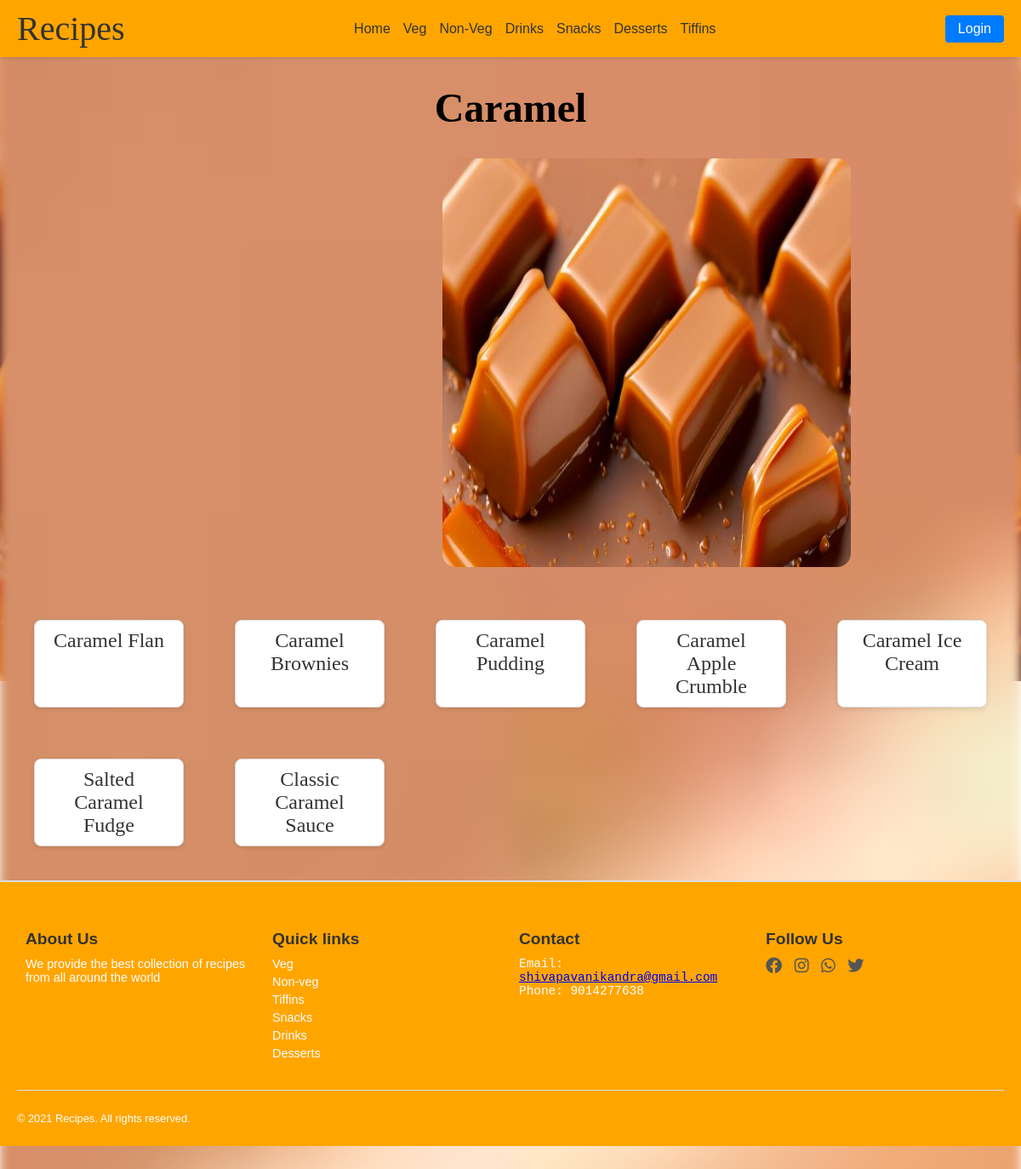
The app's page /dessert/Caramel/ with its own data.
### desserts/models.py (models this page shows, shortened)
class caramel(models.Model):
    name=models.CharField(max_length=100)
    image=models.ImageField(upload_to='images/')
    ingredients=models.TextField()
    recipe=models.TextField()
    video=models.URLField(null=True,blank=True)

### desserts/views.py (the view)
# urls.py: path('Caramel/',views.Caramel,name='Caramel'),
def Caramel(request):
    caramels = caramel.objects.all()
    return render(request,'desserts/caramel.html',{'caramels':caramels})

### template/desserts/caramel.html (shortened to what this page needs)
<!DOCTYPE html>
<html lang="en">
<head>
    <link href="https://cdnjs.cloudflare.com/ajax/libs/font-awesome/6.0.0-beta3/css/all.min.css" rel="stylesheet">
<body>
    <nav>
        <div class="logo">Recipes</div>
        <div class="nav-links">
            <a href="{% url 'ourrecipe1:home' %}">Home</a>
            <div class="has-dropdown">
                <a href="{% url 'ourrecipe1:veg' %}">Veg</a>
            </div>
            <div class="has-dropdown">
                <a href="{% url 'ourrecipe1:nonveg' %}">Non-Veg</a>
            </div>
            <div class="has-dropdown">
                <a href="{% url 'ourrecipe1:drinks' %}">Drinks</a>
            </div>
            <div class="has-dropdown">
                <a href="{% url 'ourrecipe1:snacks' %}">Snacks</a>
            </div>
            <div class="has-dropdown">
                <a href="{% url 'ourrecipe1:dessert' %}">Desserts</a>
            </div>
            <div class="has-dropdown">
                <a href="{% url 'ourrecipe1:tiffins' %}">Tiffins</a>
            </div>
        </div>
        <div class="search-login">
            <button class="login-btn">Login</button>
        </div>
    </nav>
    <h1 id="head">Caramel</h1>
    <div><img src="../../static/images/caramel.jpg" alt="" id="img1"></div><br>
    <div class="fastfood-container">{% for i in caramels %}
    <a href="{% url 'desserts:showcaramel' i.id %}" class="fastfood-item">{{i.name}}</a>
    {% endfor %}</div>
    <footer>
        <div class="footer-section">
        <h4>About Us</h4>
        <p>We provide the best collection of recipes from all
            around the world</p>
        </div>
        <div class="footer-section">
        <ul>
            <h4>Quick links</h4>
            <a href="{% url 'ourrecipe1:veg' %}" class="quick"><li>Veg</li></a>
            <a href="{% url 'ourrecipe1:nonveg' %}" class="quick"><li>Non-veg</li></a>
            <a href="{% url 'ourrecipe1:tiffins' %}" class="quick"><li>Tiffins</li></a>
            <a href="{% url 'ourrecipe1:snacks' %}" class="quick"><li>Snacks</li></a>
            <a href="{% url 'ourrecipe1:drinks' %}" class="quick"><li>Drinks</li></a>
            <a href="{% url 'ourrecipe1:dessert' %}" class="quick"><li>Desserts</li></a>
        </ul>
        </div>
        <div class="footer-section">
        <h4>Contact</h4>
        <pre>Email:
<a href="#">shivapavanikandra@gmail.com</a>
Phone: 9014277638
        </pre>
        </div>
        <div class="footer-section">
        <h4>Follow Us</h4>
        <a href="#"><i class="fa-brands fa-facebook"></i></a>
        <a href="#"><i class="fa-brands fa-instagram"></i></a>
        <a href="#"><i class="fa-brands fa-whatsapp"></i></a>
        <a href="#"><i class="fa-brands fa-twitter"></i></a>
        </div>
        <hr>
        <p id="f2">&copy; 2021 Recipes. All rights reserved.</p>
    </footer>
</body>
</html>

### template/desserts/caramel.html (style rules this page uses)
body { margin: 0; font-family: Arial, sans-serif; background-image: url(../../static/images/caramel.jpg); background-repeat: no-repeat; background-size: cover; background-position: center; }
body::before { content: ""; position: absolute; top: 0vh; left: 0; right: 0; bottom: -80vh; background-image: inherit; background-size: inherit; background-repeat: inherit; filter: blur(6px); z-index: -1; }
#img1 { position: relative; z-index: 1; }
nav { display: flex; justify-content: space-between; align-items: center; background-color: orange; padding: 10px 20px; box-shadow: 0 2px 4px rgba(0, 0, 0, 0.1); }
.logo { font-size: 2.5rem; font-family: cursive; color: #333; }
.nav-links { display: flex; gap: 15px; }
.nav-links a { text-decoration: none; font-size: 1rem; color: #333; transition: color 0.3s; }
.has-dropdown { position: relative; }
.search-login { display: flex; gap: 10px; align-items: center; }
.login-btn { background-color: #007BFF; color: white; border: none; padding: 7px 15px; border-radius: 4px; font-size: 1rem; cursor: pointer; transition: background-color 0.3s; }
footer { display: flex; flex-wrap: wrap; justify-content: space-between; background-color: orange; padding: 20px; border-top: 2px solid #ddd; }
footer h4 { margin-bottom: 10px; font-size: 1.2rem; color: #333; }
footer p, pre { font-size: 0.9rem; color: white; margin: 5px 0; }
ul { list-style-type: none; padding: 0; margin: 0; }
ul a { text-decoration: none; color: white; font-size: 0.9rem; margin: 5px 0; display: block; }
footer a i { font-size: 1.2rem; color: #555; margin-right: 10px; transition: color 0.3s ease; }
footer hr { width: 100%; border: none; border-top: 1px solid #ddd; margin: 20px 0; }
#f2 { text-align: center; font-size: 0.8rem; color: white; }
.footer-section { flex: 1; min-width: 200px; margin: 10px; }
#img1 { width: 40%; height: 60vh; margin-left: 65vh; border-radius: 2vh; }
#head { font-size: 3rem; font-family: cursive; text-align: center; }
.fastfood-container { display: grid; grid-template-columns: repeat(auto-fit, minmax(150px, 1fr)); gap: 60px; padding: 40px; max-width: 1200px; margin: 0 auto; }
.fastfood-item { display: block; text-align: center; text-decoration: none; font-family: cursive; font-size: 1.5em; color: #333; background-color: #fff; padding: 10px 15px; border: 1px solid #ddd; border-radius: 8px; box-shadow: 0 2px 5px rgba(0, 0, 0, 0.1); transition: transform 0.2s, box-shadow 0.2s; }

### records on screen
caramel: name "Caramel Flan"
caramel: name "Caramel Brownies"
caramel: name "Caramel Pudding"
caramel: name "Caramel Apple Crumble"
caramel: name "Caramel Ice Cream"
caramel: name "Salted Caramel Fudge"
caramel: name "Classic Caramel Sauce"
